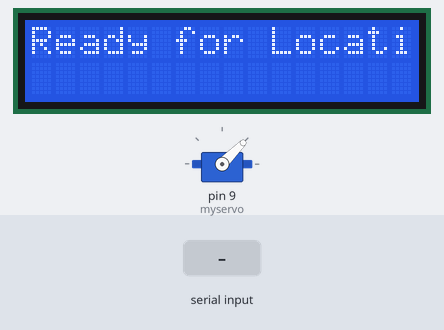
A sketch run on a simulated Arduino Uno, built with avr-gcc and run on an emulated ATmega328P. On the bench: servo, 16×2 character LCD. Inputs (shaded band) come from the test bench. What the sketch prints to the serial monitor is not drawn.

Above: at 1.2 s.
1.3 s: "|" received over Serial
At 1.9 s:
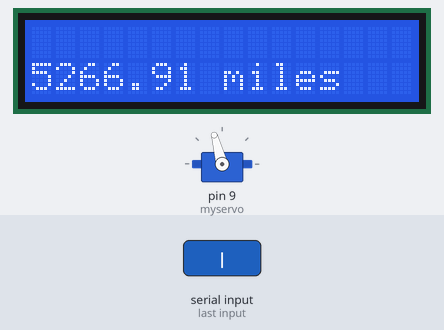
2.8 s: "0\n" received over Serial
At 3.1 s:
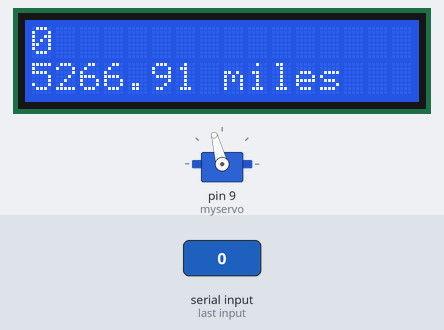
4.3 s: "90|45|200\n" received over Serial
At 4.8 s:
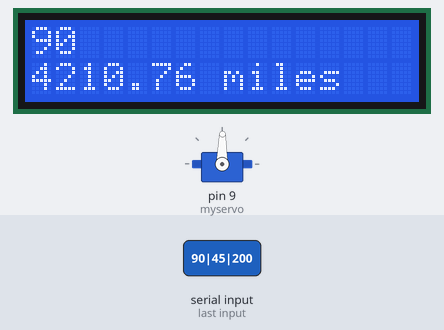
5.8 s: "30|150|10\n" received over Serial
At 7.0 s:
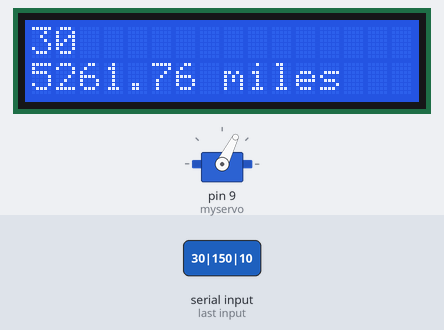
7.3 s: "90|45|200|10\n" received over Serial
At 8.5 s:
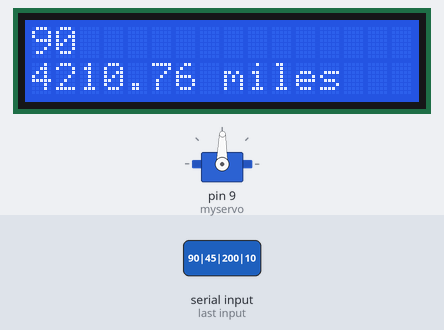
8.8 s: "30|150|10|200\n" received over Serial
At 9.8 s:
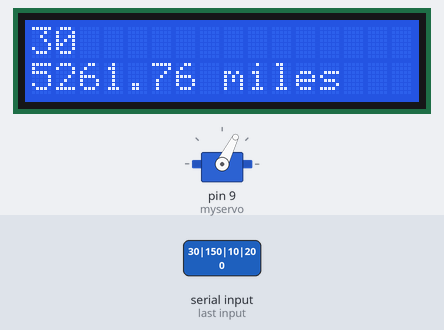
Timing chart, 0 to 11.3 s (numbered marks = the images above; inputs shaded):
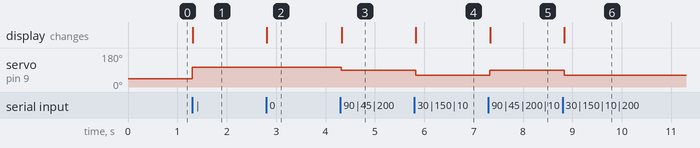

The sketch:

SprintReviewTwoDemo.ino
```cpp
#include <Servo.h>
#include <LiquidCrystal.h>

// initialize the library with the numbers of the interface pins
LiquidCrystal lcd(12, 11, 5, 4, 3, 2);

Servo myservo;  // create servo object to control a servo

int pos = 0;    // variable to store the servo position
boolean newInput = false;
String buffer;
String currMessage = "hello, world!";
String locationData[3];
const float SIGN_LAT = 42.293045;
const float SIGN_LONG = -71.264086;
const float R = 3959; // radius of Earth


void setup()
{
  Serial.begin(9600);
  myservo.attach(9);  // attaches the servo on pin 9 to the servo object
  myservo.write(0);
  float angle2 = LatLngtoAngle(SIGN_LAT + 10, SIGN_LONG);
  int intangle = angle2;
  myservo.write(intangle);
  lcd.begin(16, 2);
  lcd.print("Ready for Location");
}


void loop()
{
  // Read the whole input before proceeding
  int i = 0;
  while (Serial.available()>0) {
    char ch = Serial.read();
    if (ch == '|') {
      i++;
    }
    else {
      locationData[i] += ch;
    }
    newInput = true;
    delay(2);
  }
  // If there's a new input, change the stuff
  if (newInput) {
    //displayNew(buffer, currMessage);
    //currMessage = buffer;
    newLocationData(locationData);
    newInput = false;
    buffer = "";
    locationData[0] = "";
    locationData[1] = "";
    locationData[2] = "";
  }


//  //Up
//  Serial.println("Up");
//  myservo.write(LatLngtoAngle(SIGN_LAT + 10, SIGN_LONG));
//  delay(1000);
//  // Left
//  Serial.println("Left");
//  myservo.write(LatLngtoAngle(SIGN_LAT, SIGN_LONG + 10));
//  delay(1000);
//  Serial.println("Down");
//  myservo.write(LatLngtoAngle(SIGN_LAT - 10, SIGN_LONG));
//  delay(1000);
//  Serial.println("Right");
//  myservo.write(LatLngtoAngle(SIGN_LAT, SIGN_LONG - 10));
//  delay(1000);
//  Serial.println("Germany");
//  myservo.write(LatLngtoAngle(51.091606, 10.736070));
//  delay(1000);
}

void newLocationData(String data[3]) {
  float lat = StringtoFloat(data[1]);
  float lng = StringtoFloat(data[2]);
  pointArrowAt(lat, lng);

  float dist = LatLngtoDist(lat, lng);
  displayPost(data[0], dist);
}

float StringtoFloat(String str) {
  char buff[256];
  str.toCharArray(buff,256);
  return atof(buff);
}

void pointArrowAt(float lat, float lng) {
  float angle = LatLngtoAngle(lat, lng);
  myservo.write(angle);
}

void displayPost(String name, float dist) {
  lcd.clear();
  lcd.setCursor(0, 0);
  lcd.print(name);
  lcd.setCursor(0, 1);
  lcd.print(dist);
  lcd.print(" miles");
}

void displayLocationData(String data[3]) {
  lcd.clear();
  lcd.setCursor(0, 0);
  lcd.print(data[0]);
  lcd.setCursor(0, 1);
  String latlng = data[1].substring(0,7) + ", " + data[2].substring(0,7);
  lcd.print(latlng);
}

float LatLngtoDist(float lat, float lng) {
  float latRad = degtoRad(lat);
  float lngRad = degtoRad(lng);
  float slatRad = degtoRad(SIGN_LAT);
  float slngRad = degtoRad(SIGN_LONG);
  float dlat = latRad - slatRad;
  float dlon = lngRad - slngRad;
  //return sqrt(sq(deltaLat) + sq(deltaLong));
  //dlon = lon2 - lon1
  //dlat = lat2 - lat1
  //float a = sq(sin(dlat/2)) + cos(slatRad) * cos(latRad) * sq(sin(dlon/2));
  float a = sq(sin(dlat/2)) + cos(slatRad) * cos(latRad) * sq(sin(dlon/2));
  float c = 2 * atan2( sqrt(a), sqrt(1-a) );
  return R * c; // where R is the radius of the Earth
}

float degtoRad(float deg) {
  return deg*(3.14/180);
}

float LatLngtoAngle(float Lat,float Long)
{
	float deltaLat = Lat - SIGN_LAT;
//Serial.println(deltaLat);
	float deltaLong = Long - SIGN_LONG;
//Serial.println(deltaLong);
        float angleRad;
        if (deltaLong == 0) {
          if (deltaLat >= 0) {
            angleRad = 3.14/2;
          }
          else {
            angleRad = -3.14/2;
          }
          //Serial.println("deltaLong is zero");
        }
        else if (deltaLat == 0) {
          if (deltaLong >= 0) {
            angleRad = 3.14;
          }
          else {
            angleRad = 0;
          }
          //Serial.println("deltaLat is zero");
        }
        else {
          float temp = atanf(deltaLat/deltaLong);
          Serial.print("actual angle?: ");
          Serial.println(temp);
	  angleRad = 3.14 - temp;
          Serial.print("actual angle2?: ");
          Serial.println(angleRad);
        }
        //Serial.println(angleRad);
        float res = angleRad*(180/3.14)/2;
        if (res < 0) {
          res = res + 180;
        }
        Serial.print("Servo Angle: ");
        Serial.println(res);
	return res;
}
```

Measured:
- after the input at 1.3 s, servo on pin 9 (myservo): 45° → 105° at once; the display: changes at once (image 1)
- after the input at 2.8 s, the display: changes at once (image 2)
- after the input at 4.3 s, servo on pin 9 (myservo): 105° → 89° at once; the display: changes at once (image 3)
- after the input at 5.8 s, servo on pin 9 (myservo): 89° → 63° at once; the display: changes at once (image 4)
- after the input at 7.3 s, servo on pin 9 (myservo): 63° → 89° at once; the display: changes at once (image 5)
- after the input at 8.8 s, servo on pin 9 (myservo): 89° → 63° at once; the display: changes at once (image 6)
